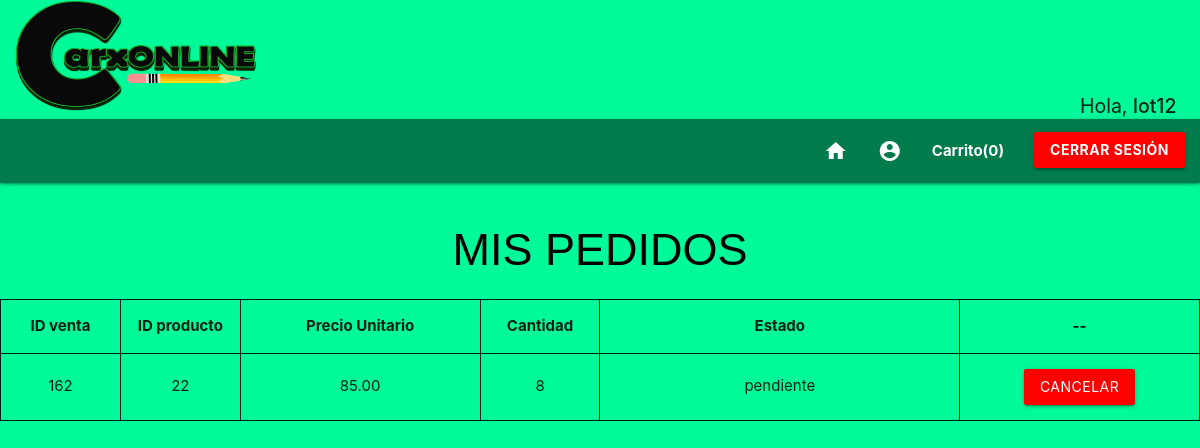
/modpedidos.php (signed in), run on the app's committed database.
### tables this page shows
CREATE TABLE `detalle_ventas` (
  `id_dv` int(11) NOT NULL,
  `idventa` int(11) NOT NULL,
  `idprod` int(11) NOT NULL,
  `usr` varchar(50) NOT NULL,
  `prc_unitario` decimal(20,2) NOT NULL,
  `cant` int(11) NOT NULL,
  `status` varchar(50) NOT NULL,
  `id_usr` int(11) NOT NULL
);

### modpedidos.php (the view, shortened to what this page needs)
<?php
include 'menu.php';
?>
<center><h1 style="font-size: 300%;">MIS PEDIDOS</h1></center>
<center>
<table class="responsive-table">
	<thead style="text-align: center;">
		<tr>
			<th width='10%' style="text-align: center; border: 1px solid;">ID venta</th>
			<th width='10%' style="text-align: center; border: 1px solid;">ID producto</th>
			<th width='20%' style="text-align: center; border: 1px solid;">Precio Unitario</th>
			<th width='10%' style="text-align: center; border: 1px solid;">Cantidad</th>
			<th width='30%' style="text-align: center; border: 1px solid;">Estado</th>
			<th width='20%' style="text-align: center; border: 1px solid;">--</th>
		</tr>
	</thead>
<?php
include 'conexion.php';
$consulta = "SELECT * FROM detalle_ventas";
$resultado = mysqli_query($conexion, $consulta);
if($resultado){
	while ($filas = mysqli_fetch_assoc($resultado)) {
		if($_SESSION['usuario'] == $filas['usr']) {
		echo "<tr>";
			echo "<td width='10%' style='text-align: center; border: 1px solid;'>"; echo $filas["idventa"]; echo "</td>";
			echo "<td width='10%' style='text-align: center; border: 1px solid;'>"; echo $filas["idprod"]; echo "</td>";
			echo "<td width='20%' style='text-align: center; border: 1px solid;'>"; echo $filas["prc_unitario"]; echo "</td>";
			echo "<td width='10%' style='text-align: center; border: 1px solid;'>"; echo $filas["cant"]; echo "</td>";
			echo "<td width='30%' style='text-align: center; border: 1px solid;'>"; echo $filas["status"]; echo "</td>";
			if($filas["status"] == 'pendiente' && $_SESSION['usuario'] == $filas['usr']) {
			echo "<td width='20%' style='text-align: center; border: 1px solid;'> <a href='delpedido.php?id=".$filas['id_dv']."'><button type='button' class='btn btn error' style='background: red;'>Cancelar</button></a> </td>";
		 	}
		echo "</tr>";
	}
}
}
?>
</center>
</body>
</html>

### css/Estilos.css (style rules this page uses)
* { margin: 0; padding: 0; -webkit-box-sizing: border-box; -moz-box-sizing: border-box; box-sizing: border-box; }
body { background:#00FA9A; }
h1 { font-family: sans-serif; font-size: 400%; color: black; height: bold; }

### data on the page
detalle_ventas: idventa "162", idprod "22", prc_unitario "85.00", cant "8", status "pendiente"

### other printed values
$_SESSION['usuario'] "lot12"
